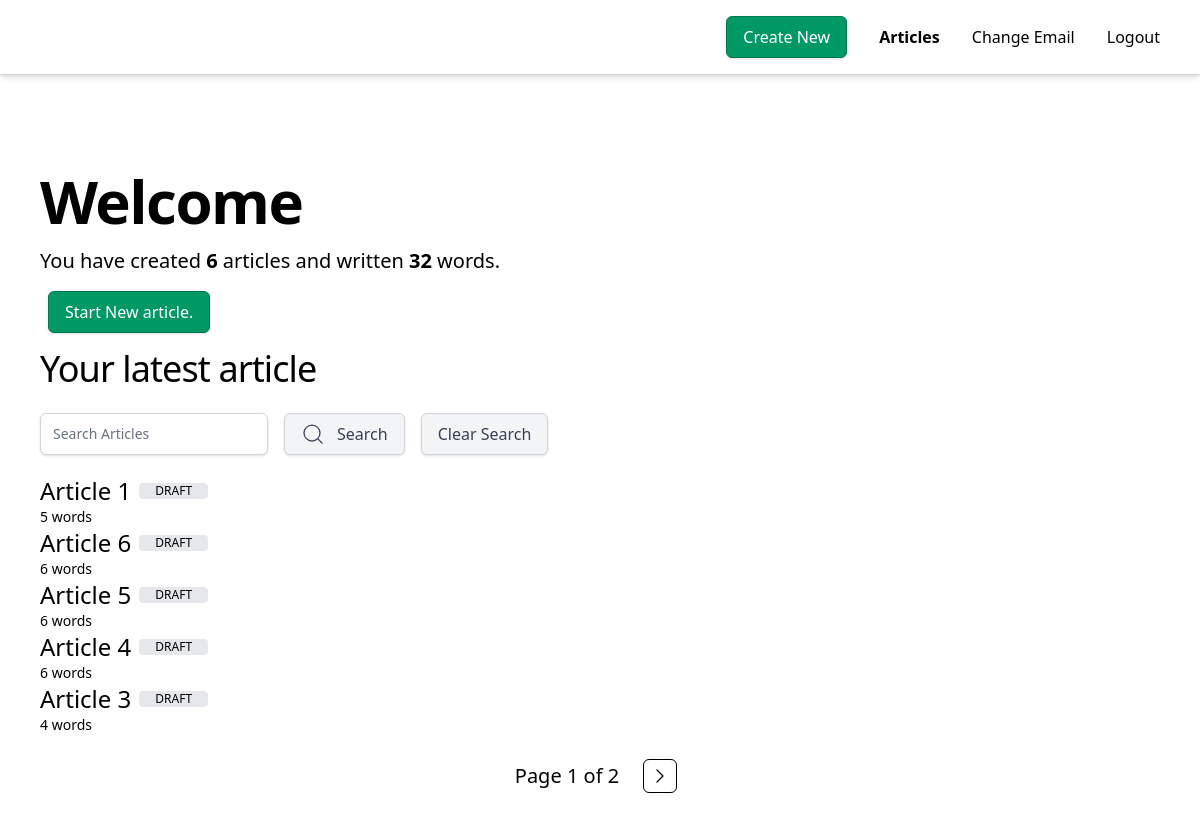
Screenshot of /articles/ (signed in) with the database file from the repository.
### app/models.py (models this page shows, shortened)
class UserProfile(AbstractUser):
    email = models.EmailField(_("email address"), unique=True, max_length=255)
    objects = UserProfileManager()
    USERNAME_FIELD = "email"
    REQUIRED_FIELDS = []
    @property
    def article_count(self):
        return self.articles.count()
    @property
    def written_words(self):
        return self.articles.aggregate(models.Sum("word_count"))["word_count__sum"] or 0

class Article(models.Model):
    class Meta:
        verbose_name = _("article")
        verbose_name_plural = _("articles")
    title = models.CharField(_("title"), max_length=100)
    content = models.TextField(_("content"), blank=True, default="")
    word_count = models.IntegerField(_("word count"), blank=True, default=0)
    twitter_post = models.TextField(_("twitter post"), blank=True, default="")
    status = models.CharField(
        max_length=20,
        choices=ARTICLE_STATUS,
        default="draft",
    )
    created_at = models.DateTimeField(_("created at"), auto_now_add=True)
    updated_at = models.DateTimeField(_("updated at"), auto_now=True)
    creater = models.ForeignKey(settings.AUTH_USER_MODEL, verbose_name=_("creater"), on_delete=models.CASCADE, related_name="articles")

### app/views.py (the view)
# urls.py: path("", ArticleListView.as_view(), name="home"),
class ArticleListView(LoginRequiredMixin,ListView):
    template_name = "app/home.html"
    model = Article
    context_object_name = "articles"
    paginate_by=5
    def get_queryset(self) -> QuerySet[Any]:
        time.sleep(2)
        search = self.request.GET.get("search")
        queryset = super().get_queryset().filter(
            creater=self.request.user
        )
        if search:
            queryset = queryset.filter(title__icontains=search)
        return queryset.order_by("-created_at")

### templates/app/home.html (shortened to what this page needs)
{% extends "base.html" %}
{% load humanize %}
{% block base_content %}
{% with search=request.GET.search %}
<main class="max-w-7xl mx-auto pt-12 p-2 md:p-4 lg:p-10">
    <h1 class="title1 mb-4">Welcome</h1>
    <p class="text-xl mb-4">
    You have created <b>{{ user.article_count|intcomma }}</b>
    article{{ user.article_count|pluralize }}
    and written <b>{{ user.written_words|intcomma }}</b>
    word{{ user.written_words|pluralize }}.
    </p>
    <a href="{% url 'create_article' %}" class="button primary ml-2 mb-4 w-full inline-block sm:w-auto text-center">Start New article.</a>
    <h2 class="subtitle mb-6">Your latest article</h2>
    <form method='GET' class='flex flex-row sm:flex-row gap-4 mb-5'>
        <input class="text-black shadow-sm focus:ring-emerald-500 focus:border-emerald-500 sm:text-sm border-gray-300 rounded-md"
        type='search' name='search' placeholder="Search Articles" value="{{ request.GET.search }}"
        hx-get="{% url 'article_results' %}"
        hx-trigger="input changed delay:400ms, search"
        hx-target="#article_results"
        hx-select="#article_results"
        hx-indicator="svg.loading"
        hx-disabled-elt="next button"
        hx-push-url="true"
        >
        <button type="submit" class="flex gap-1 button secondary items-center justify-center [&>.loading.htmx-request.hidden]:!inline-block [&>.loading.htmx-request]:hidden disabled:cursor-not-allowed disabled:opacity-50">
            {% include "svgs/magnifier.svg" with class="loading w-6 h-6 mr-2" %}
            Search
        </button>
        <a href="{{ request.path }}" class="button secondary text-center">Clear Search</a>
    </form>
    <div id="article_results">
        {% if articles %}
            <ul>
            {% for article in articles %}
                <li>
                    <a
                        class="text-2xl flex items-center"
                        href="{% url 'update_article' article.id %}">
                        {{ article.title }}
                        <span class="ml-2 px-4 py-0.1 text-xs rounded-sm uppercase article-status-{{article.status}}">{{ article.status }}</span>
                    </a>
                    <p class="text-sm">{{ article.word_count }} word{{ article.word_count | pluralize }}</p>
                </li>
            {% endfor %}
            </ul>
            {% if is_paginated %}
                <div class="flex items-center gap-4 justify-center text-xl mt-6">
                    <span >Page {{ page_obj.number }} of {{ paginator.num_pages }}</span>
                    {% if page_obj.has_next %}
                        <a class="mx-2 border border-black rounded-md p-1"
                            href="?page={{ page_obj.next_page_number }}{% if request.GET.search %}&search={{ request.GET.search }}{% endif %}">
                                {% include "svgs/arrow-right.svg" with class="h-7 w-7" %}
                        </a>
                    {% endif %}
                </div>
            {% endif %}
        {% else %}
            <p class="text-sm">No articles available.</p>
        {% endif %}
    </div>
</main>
{% endwith %}
{% endblock base_content %}

### templates/base.html (shortened to what this page needs)
{% load static %}
<!DOCTYPE html>
<html lang="en">
<head>
    <link rel="stylesheet" href="{% static 'output.css' %}">
    <link rel="stylesheet" href="https://cdn.jsdelivr.net/npm/easymde/dist/easymde.min.css">
</head>
<body>
    {% block body %}
        {% url 'create_article' as create_new_url %}
        {% url 'home' as home_url %}
        {% url 'account_email' as change_email_url %}
        <nav class="px-10 py-4 border-gray-300 shadow-md border-b">
            <div class="flex justify-end items-center gap-8 max-w-7xl mx-auto">
                {% if user.is_authenticated %}
                    {% if request.path != create_new_url %}
                        <a
                            class="button primary"
                            href="{{ create_new_url }}">
                            Create New
                        </a>
                    {% else %}
                        <span class="button primary opacity-50 cursor-not-allowed">
                            Create New
                        </span>
                    {% endif %}
                    <a
                        class="hover:shadow-underline hover:shadow-gray-300 {% if request.path == home_url %} font-semibold {% endif %}"
                        href="{{ home_url }}">
                        Articles
                    </a>
                    <a
                        class="hover:shadow-underline hover:shadow-gray-300 {% if request.path == change_email_url %} font-semibold {% endif %}"
                        href="{{ change_email_url }}">
                        Change Email
                    </a>
                    <form method="POST" action="{% url 'account_logout' %}">
                        <button class="hover:shadow-underline hover:shadow-gray-300" type="submit">Logout</button>
                    </form>
                {% else %}
                    <a class="button secondary text-sm" href="{% url 'account_login' %}">Login</a>
                    <a class="button primary text-sm" href="{% url 'account_signup' %}">Sign Up</a>
                {% endif %}
            </div>
        </nav>
        <div class="p-2 md:p-4 lg:p-6">
        </div>
    {% block base_content %}
    {% endblock base_content %}
    {% endblock body %}
</body>
</html>

### templates/svgs/magnifier.svg
<svg class="{{ class }}" xmlns="http://www.w3.org/2000/svg" width="24" height="24" viewBox="0 0 24 24" fill="none" stroke="currentColor" stroke-width="1.25" stroke-linecap="round" stroke-linejoin="round" class="lucide lucide-search-icon lucide-search"><path d="m21 21-4.34-4.34"/><circle cx="11" cy="11" r="8"/></svg>

### templates/svgs/arrow-right.svg
<svg class={" class "} xmlns="http://www.w3.org/2000/svg" width="24" height="24" viewBox="0 0 24 24" fill="none" stroke="currentColor" stroke-width="1.25" stroke-linecap="round" stroke-linejoin="round" class="lucide lucide-chevron-right-icon lucide-chevron-right"><path d="m9 18 6-6-6-6"/></svg>

### rows the page displays
UserProfile: article_count "6", written_words "32"
Article: title "Article 1", status "DRAFT", word_count "5", word_count|pluralize "s"
Article: title "Article 6", status "DRAFT", word_count "6", word_count|pluralize "s"
Article: title "Article 5", status "DRAFT", word_count "6", word_count|pluralize "s"
Article: title "Article 4", status "DRAFT", word_count "6", word_count|pluralize "s"
Article: title "Article 3", status "DRAFT", word_count "4", word_count|pluralize "s"

### other values shown
{{ page_obj.number }} "1"
{{ paginator.num_pages }} "2"
